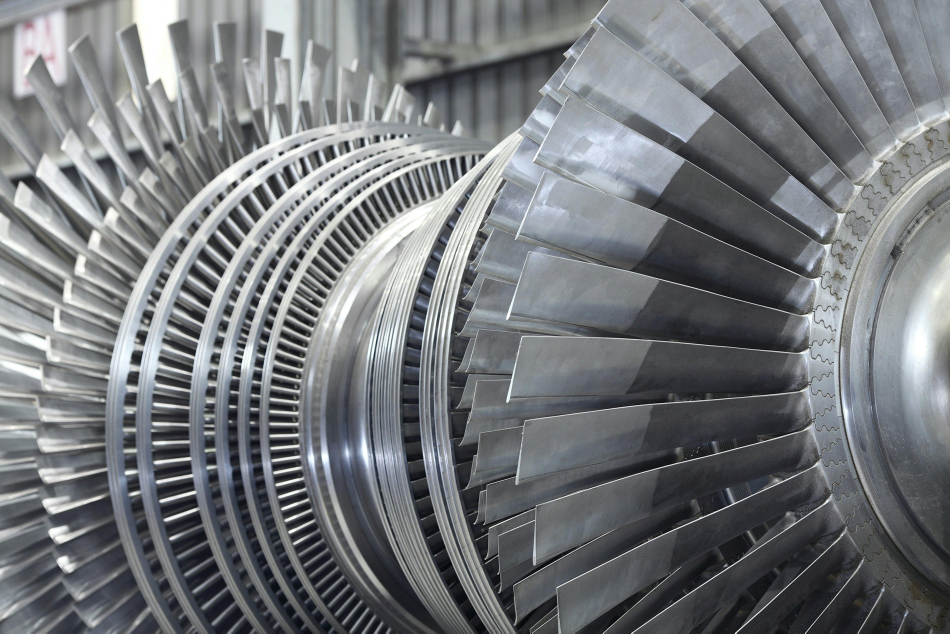
#> input picture visual_inspection/reference/gold_reference/PLC_01/component_01.jpg, 3800 x 2533 px (shown at 1/4 size)
$ python -i preprocessing.py   (imports and definitions only)   (older library calls are emulated)
#> lines starting #> are read from the running program, lines starting #| are printed output that depends on the picture
#> further down, picture is the input picture: shape (2533, 3800, 3); mean B, G, R 123.3, 119.8, 116.8
import cv2
import numpy as np
import os
from typing import Tuple, Dict, Any, Optional, Union
from .config import VisualConfig

# [89 lines left out: functions load_image, validate_image_quality, not called in this run]

def preprocess_image(img: np.ndarray, target_size: Tuple[int, int] = (640, 640)) -> np.ndarray:
    """
    Standardizes image size, applies noise reduction (Bilateral filter),
    and contrast normalization (CLAHE) while preserving defect edges.
    """
#> called with target_size = (640, 640)
    if img is None:
        return np.zeros((target_size[1], target_size[0], 3), dtype=np.uint8)

    # Resize cleanly preserving aspect ratio if possible or standard resizing
    resized = cv2.resize(img, target_size, interpolation=cv2.INTER_AREA)
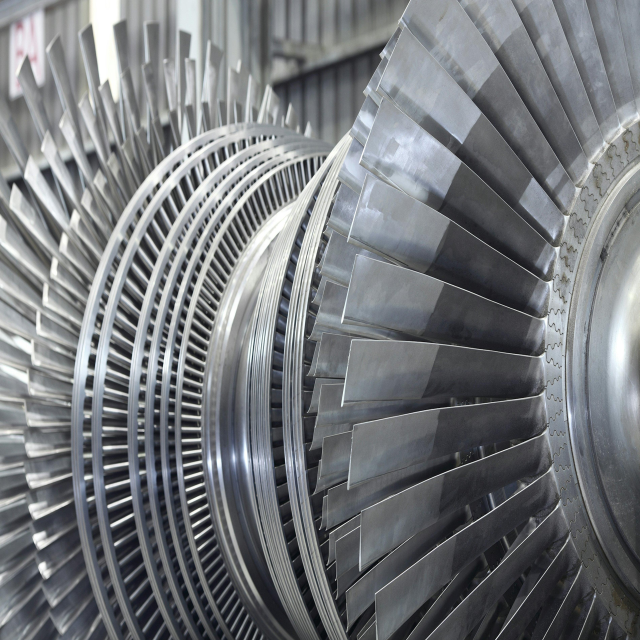
#> resized: shape (640, 640, 3); mean B, G, R 123.3, 119.8, 116.8

    # Convert to LAB to apply CLAHE on L-channel (preserves color balance)
    lab = cv2.cvtColor(resized, cv2.COLOR_BGR2LAB)
#> lab: shape (640, 640, 3); mean of channels 0, 1, 2 125.7, 127.7, 125.6
    l, a, b = cv2.split(lab)
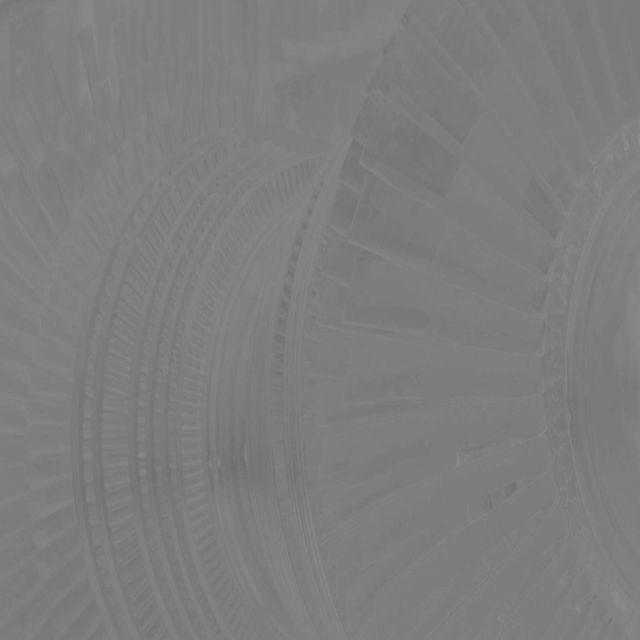
#> b: shape (640, 640); min 111, max 140, mean 125.6

    clahe = cv2.createCLAHE(clipLimit=2.0, tileGridSize=(8, 8))
    cl = clahe.apply(l)
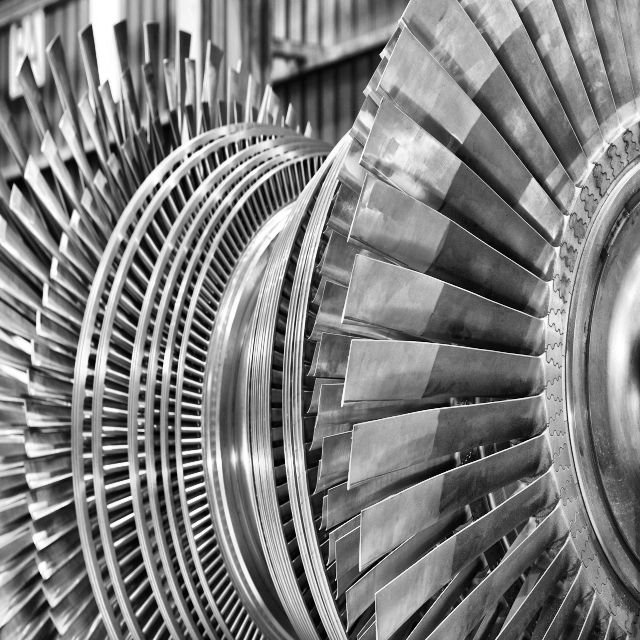
#> cl: shape (640, 640); min 0, max 255, mean 127.1

    limg = cv2.merge((cl, a, b))
#> limg: shape (640, 640, 3); mean of channels 0, 1, 2 127.1, 127.7, 125.6
    enhanced = cv2.cvtColor(limg, cv2.COLOR_LAB2BGR)

    # Subtle noise reduction
    denoised = cv2.bilateralFilter(enhanced, d=5, sigmaColor=35, sigmaSpace=35)
    return denoised

# [51 lines left out: function align_components, not called in this run]

>>> import cv2
>>> picture = cv2.imread('reference/gold_reference/PLC_01/component_01.jpg')
>>> result = preprocess_image(picture)
